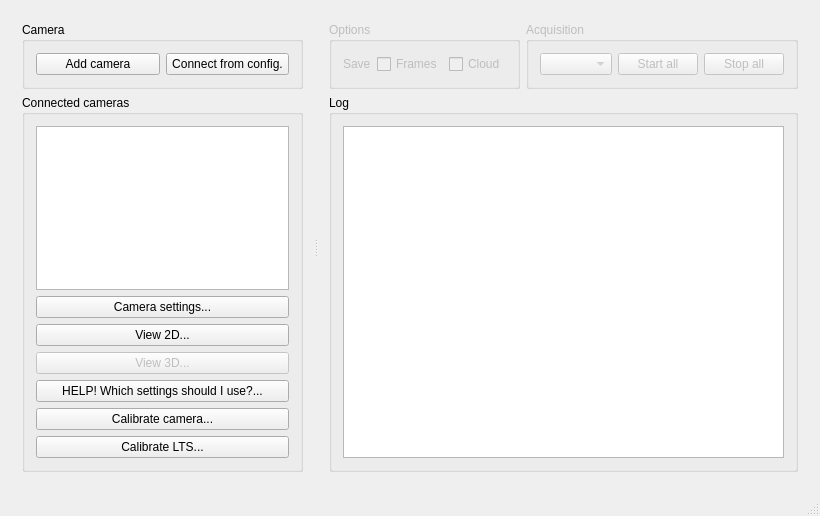
<?xml version="1.0" encoding="UTF-8"?>
<ui version="4.0">
 <class>MainWindow</class>
 <widget class="QMainWindow" name="MainWindow">
  <property name="geometry">
   <rect>
    <x>0</x>
    <y>0</y>
    <width>820</width>
    <height>516</height>
   </rect>
  </property>
  <property name="windowTitle">
   <string>LTSAcquisition</string>
  </property>
  <widget class="QWidget" name="centralWidget">
   <layout class="QHBoxLayout" name="horizontalLayout">
    <item>
     <widget class="QSplitter" name="splitter">
      <property name="orientation">
       <enum>Qt::Horizontal</enum>
      </property>
      <widget class="QWidget" name="verticalLayoutWidget">
       <layout class="QVBoxLayout" name="verticalLayout">
        <property name="sizeConstraint">
         <enum>QLayout::SetMinimumSize</enum>
        </property>
        <item>
         <widget class="QGroupBox" name="groupBox">
          <property name="title">
           <string>Camera</string>
          </property>
          <layout class="QGridLayout" name="gridLayout">
           <item row="0" column="1">
            <widget class="QPushButton" name="connectButton">
             <property name="text">
              <string>Connect from config.</string>
             </property>
            </widget>
           </item>
           <item row="0" column="0">
            <widget class="QPushButton" name="addCameraButton">
             <property name="text">
              <string>Add camera</string>
             </property>
            </widget>
           </item>
          </layout>
         </widget>
        </item>
        <item>
         <widget class="QGroupBox" name="connectedCamerasGroupBox">
          <property name="title">
           <string>Connected cameras</string>
          </property>
          <layout class="QGridLayout" name="gridLayout_2">
           <item row="1" column="0">
            <widget class="QPushButton" name="openCameraSettingsButton">
             <property name="text">
              <string>Camera settings...</string>
             </property>
            </widget>
           </item>
           <item row="4" column="0">
            <widget class="QPushButton" name="cameraSettingsHelperButton">
             <property name="text">
              <string>HELP! Which settings should I use?...</string>
             </property>
            </widget>
           </item>
           <item row="6" column="0">
            <widget class="QPushButton" name="calibrateLTSButton">
             <property name="text">
              <string>Calibrate LTS...</string>
             </property>
            </widget>
           </item>
           <item row="2" column="0">
            <widget class="QPushButton" name="openImageViewButton">
             <property name="text">
              <string>View 2D...</string>
             </property>
            </widget>
           </item>
           <item row="5" column="0">
            <widget class="QPushButton" name="calibrateCameraButton">
             <property name="text">
              <string>Calibrate camera...</string>
             </property>
            </widget>
           </item>
           <item row="3" column="0">
            <widget class="QPushButton" name="open3DViewButton">
             <property name="enabled">
              <bool>false</bool>
             </property>
             <property name="text">
              <string>View 3D...</string>
             </property>
            </widget>
           </item>
           <item row="0" column="0">
            <widget class="QListView" name="cameraListView"/>
           </item>
          </layout>
         </widget>
        </item>
       </layout>
      </widget>
      <widget class="QWidget" name="gridLayoutWidget">
       <layout class="QGridLayout" name="gridLayout_5">
        <item row="0" column="0">
         <widget class="QGroupBox" name="acqOptionsGroupBox">
          <property name="enabled">
           <bool>false</bool>
          </property>
          <property name="title">
           <string>Options</string>
          </property>
          <layout class="QGridLayout" name="gridLayout_6">
           <item row="0" column="0">
            <widget class="QLabel" name="label_3">
             <property name="text">
              <string>Save</string>
             </property>
            </widget>
           </item>
           <item row="0" column="2">
            <widget class="QCheckBox" name="cloudRecorderEnabledCheckBox">
             <property name="enabled">
              <bool>false</bool>
             </property>
             <property name="text">
              <string>Cloud</string>
             </property>
            </widget>
           </item>
           <item row="0" column="1">
            <widget class="QCheckBox" name="frameRecorderEnabledCheckBox">
             <property name="text">
              <string>Frames</string>
             </property>
            </widget>
           </item>
          </layout>
         </widget>
        </item>
        <item row="0" column="1">
         <widget class="QGroupBox" name="acqControlGroupBox">
          <property name="enabled">
           <bool>false</bool>
          </property>
          <property name="title">
           <string>Acquisition</string>
          </property>
          <layout class="QGridLayout" name="gridLayout_3">
           <item row="0" column="2">
            <widget class="QPushButton" name="startAcqButton">
             <property name="text">
              <string>Start all</string>
             </property>
            </widget>
           </item>
           <item row="0" column="1">
            <widget class="QComboBox" name="acqModeComboBox">
             <property name="sizePolicy">
              <sizepolicy hsizetype="Expanding" vsizetype="Fixed">
               <horstretch>0</horstretch>
               <verstretch>0</verstretch>
              </sizepolicy>
             </property>
            </widget>
           </item>
           <item row="0" column="3">
            <widget class="QPushButton" name="stopAcqButton">
             <property name="text">
              <string>Stop all</string>
             </property>
            </widget>
           </item>
          </layout>
         </widget>
        </item>
        <item row="1" column="0" colspan="2">
         <widget class="QGroupBox" name="cameraAttributesGroupBox">
          <property name="title">
           <string>Log</string>
          </property>
          <layout class="QVBoxLayout" name="verticalLayout_2">
           <item>
            <widget class="QSplitter" name="splitter_2">
             <property name="orientation">
              <enum>Qt::Vertical</enum>
             </property>
             <widget class="QPlainTextEdit" name="consoleTextEdit">
              <property name="readOnly">
               <bool>true</bool>
              </property>
             </widget>
            </widget>
           </item>
          </layout>
         </widget>
        </item>
       </layout>
      </widget>
     </widget>
    </item>
   </layout>
  </widget>
  <widget class="QMenuBar" name="menuBar">
   <property name="geometry">
    <rect>
     <x>0</x>
     <y>0</y>
     <width>820</width>
     <height>21</height>
    </rect>
   </property>
  </widget>
  <widget class="QStatusBar" name="statusBar"/>
 </widget>
 <layoutdefault spacing="6" margin="11"/>
 <resources/>
 <connections/>
</ui>
